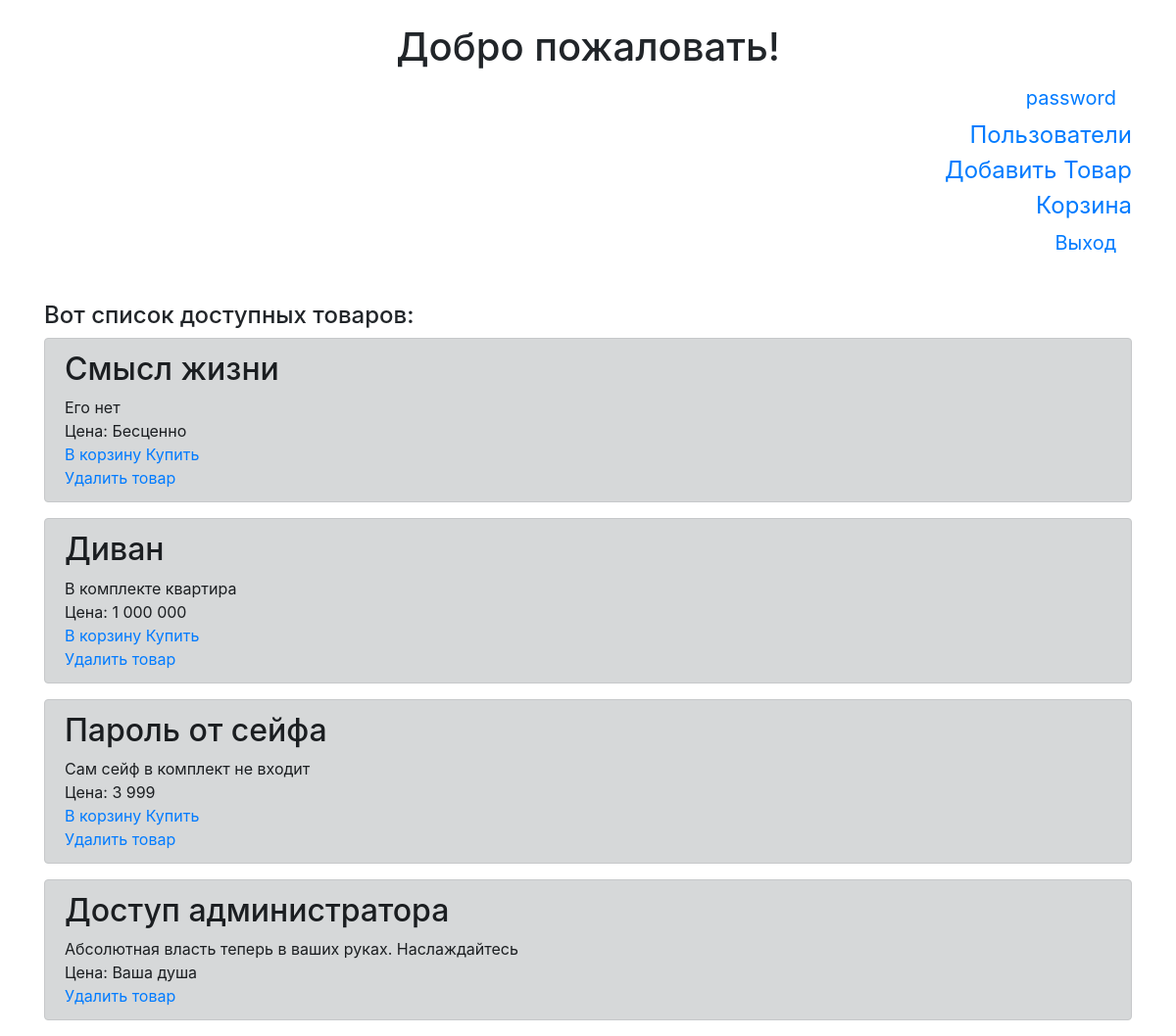
The page /main (signed in) on the database its author committed.
### tables this page shows
CREATE TABLE users 
                            (id INTEGER PRIMARY KEY AUTOINCREMENT, 
                             user_name VARCHAR(16),
                             password_hash VARCHAR(16),
                             status VARCHAR(10),
                             buy INTEGER,
                             sale INTEGER
                             );

CREATE TABLE products 
                            (id INTEGER PRIMARY KEY AUTOINCREMENT, 
                             title VARCHAR(50),
                             content VARCHAR(200),
                             price VARCHAR(10),
                             user_id INTEGER
                             );

### server.py (the view)
@app.route('/')
@app.route('/main')
def main():
    UserModel(db.get_connection()).init_table()
    ProductModel(db.get_connection()).init_table()
    if 'username' in session:
        name = session['username']
        products =  ProductModel(db.get_connection()).get_all()
        status = UserModel(db.get_connection()).get(session['user_id'])[3]
        id_us = session['user_id']
        BasketModel(db.get_connection()).init_table()
    else:
        name = 'Пользователь'
        products =  ProductModel(db.get_connection()).get_all()
        id_us = 'no_user'
        status = 'no'
    return render_template('main_list.html', title='Главная страница', \
        username='Пользователь', \
        products= products,
        status= status,
        id= id_us)

### User.py (called while the page is built)
    def init_table(self):
        cursor = self.connection.cursor()
        cursor.execute('''CREATE TABLE IF NOT EXISTS users
                            (id INTEGER PRIMARY KEY AUTOINCREMENT,
                             user_name VARCHAR(16),
                             password_hash VARCHAR(16),
                             status VARCHAR(10),
                             buy INTEGER,
                             sale INTEGER
                             )''')
        cursor.close()
        self.connection.commit()

    def get(self, user_id):
        cursor = self.connection.cursor()
        cursor.execute("SELECT * FROM users WHERE id = ?", (str(user_id)))
        row = cursor.fetchone()
        return row

### basket.py (called while the page is built)
    def init_table(self):
        cursor = self.connection.cursor()
        cursor.execute('''CREATE TABLE IF NOT EXISTS basket
                            (product_id INTEGER,
                             buyer_id INTEGER,
                             seller_id INTEGER
                             )''')
        cursor.close()
        self.connection.commit()

### db_connect.py (called while the page is built)
    def get_connection(self):
        return self.conn

### products.py (called while the page is built)
    def init_table(self):
        cursor = self.connection.cursor()
        cursor.execute('''CREATE TABLE IF NOT EXISTS products
                            (id INTEGER PRIMARY KEY AUTOINCREMENT,
                             title VARCHAR(50),
                             content VARCHAR(200),
                             price VARCHAR(10),
                             user_id INTEGER
                             )''')
        cursor.close()
        self.connection.commit()

    def get_all(self, user_id = None):
        cursor = self.connection.cursor()
        if user_id:
            cursor.execute("SELECT * FROM products WHERE user_id = ?",
                           (str(user_id)))
        else:
            cursor.execute("SELECT * FROM products")
        rows = cursor.fetchall()
        return rows

### templates/main_list.html (shortened to what this page needs)
﻿{% extends "base.html" %}
{% block content %}
<body bgproperties="fixed">
    <h1 align=center>Добро пожаловать!</h1>
    <font size=5><p align=right>
      {% if "username" in session %}
        <a class="navbar-brand" href="/my_page">{{session['username']}}</a> <br>
        {% if status == 'admin'%}
          <a href="/control_users">Пользователи</a><br>
        {% endif %}
        <a href="/add_product">Добавить Товар</a> <br>
        <a href="/basket">Корзина</a><br>
        <a class="navbar-brand" href="/logout">Выход</a><br>
      {% else %}
        {{username}}<br>
        <a class="navbar-brand" href="/signup">Регистрация</a>
        <a class="navbar-brand" href="/login">Вход</a>
      {% endif %}
    </p></font>
     <br>
     <h4> Вот список доступных товаров: </h4>
     {% for item in products %}
	    <div class="alert alert-dark" role="alert">
	        <h2>{{item[1]}}</h2>
          <div>{{item[2]}}</div>
          <div>Цена: {{item[3]}}</div>
          {% if (id != 'no_user') and (item[4] != id) %}
          <a href="/add_in_basket/{{item[0]}}">В корзину   </a>
          <a href="/buy_one_product/{{item[0]}}/1">   Купить</a><br>
          {% endif %}
          {% if (id==item[4]) or (status=='admin')%}
            <a href="/delete_product/{{item[0]}}">Удалить товар</a>
          {% endif %}
	    </div>
	{% endfor %}
</body>
{% endblock %}

### rows shown on the page
users: username "password"
products: title "Смысл жизни", content "Его нет", price "Бесценно"
products: title "Диван", content "В комплекте квартира", price "1 000 000"
products: title "Пароль от сейфа", content "Сам сейф в комплект не входит", price "3 999"
products: title "Доступ администратора", content "Абсолютная власть теперь в ваших руках. Наслаждайтесь", price "Ваша душа"
